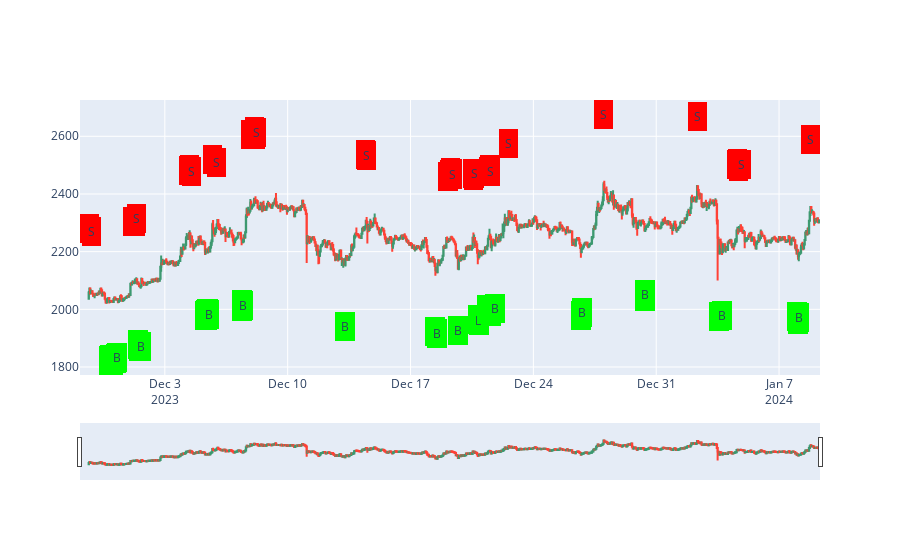

Notebook source saved alongside this figure:
### Code cell
#fig2.update_layout(yaxis_range=[0,500])
fig2.show()

### Figure 1 — Plotly figure (JSON) as saved in the notebook; plotly's stock layout.template omitted (floating-point values rounded to 4 significant figures; data arrays with more than 128 entries replaced by an {"elided": "..."} marker saying what was removed)
{"data": [{"close": {"elided": "1000 float values"}, "high": {"elided": "1000 float values"}, "low": {"elided": "1000 float values"}, "open": {"elided": "1000 float values"}, "type": "candlestick", "x": {"elided": "1000 str values"}}], "layout": {"annotations": [{"arrowhead": 1, "bgcolor": "#00ff00", "bordercolor": "#00ff00", "borderpad": 4, "borderwidth": 2, "showarrow": false, "text": "B", "x": "2023-11-29T20:00:00", "y": 1824.0}, {"arrowhead": 1, "bgcolor": "#00ff00", "bordercolor": "#00ff00", "borderpad": 4, "borderwidth": 2, "showarrow": false, "text": "B", "x": "2023-11-29T21:00:00", "y": 1826.0}, {"arrowhead": 1, "bgcolor": "#00ff00", "bordercolor": "#00ff00", "borderpad": 4, "borderwidth": 2, "showarrow": false, "text": "B", "x": "2023-11-29T22:00:00", "y": 1826.0}, {"arrowhead": 1, "bgcolor": "#00ff00", "bordercolor": "#00ff00", "borderpad": 4, "borderwidth": 2, "showarrow": false, "text": "B", "x": "2023-11-29T23:00:00", "y": 1826.0}, {"arrowhead": 1, "bgcolor": "#00ff00", "bordercolor": "#00ff00", "borderpad": 4, "borderwidth": 2, "showarrow": false, "text": "B", "x": "2023-11-30T00:00:00", "y": 1824.0}, {"arrowhead": 1, "bgcolor": "#00ff00", "bordercolor": "#00ff00", "borderpad": 4, "borderwidth": 2, "showarrow": false, "text": "B", "x": "2023-11-30T01:00:00", "y": 1823.0}, {"arrowhead": 1, "bgcolor": "#00ff00", "bordercolor": "#00ff00", "borderpad": 4, "borderwidth": 2, "showarrow": false, "text": "B", "x": "2023-11-30T05:00:00", "y": 1831.0}, {"arrowhead": 1, "bgcolor": "#00ff00", "bordercolor": "#00ff00", "borderpad": 4, "borderwidth": 2, "showarrow": false, "text": "B", "x": "2023-11-30T06:00:00", "y": 1831.0}, {"arrowhead": 1, "bgcolor": "#00ff00", "bordercolor": "#00ff00", "borderpad": 4, "borderwidth": 2, "showarrow": false, "text": "B", "x": "2023-12-01T12:00:00", "y": 1879.0}, {"arrowhead": 1, "bgcolor": "#00ff00", "bordercolor": "#00ff00", "borderpad": 4, "borderwidth": 2, "showarrow": false, "text": "B", "x": "2023-12-01T13:00:00", "y": 1873.0}, {"arrowhead": 1, "bgcolor": "#00ff00", "bordercolor": "#00ff00", "borderpad": 4, "borderwidth": 2, "showarrow": false, "text": "B", "x": "2023-12-01T14:00:00", "y": 1871.0}, {"arrowhead": 1, "bgcolor": "#00ff00", "bordercolor": "#00ff00", "borderpad": 4, "borderwidth": 2, "showarrow": false, "text": "B", "x": "2023-12-01T15:00:00", "y": 1872.0}, {"arrowhead": 1, "bgcolor": "#00ff00", "bordercolor": "#00ff00", "borderpad": 4, "borderwidth": 2, "showarrow": false, "text": "B", "x": "2023-12-05T07:00:00", "y": 1980.0}, {"arrowhead": 1, "bgcolor": "#00ff00", "bordercolor": "#00ff00", "borderpad": 4, "borderwidth": 2, "showarrow": false, "text": "B", "x": "2023-12-05T08:00:00", "y": 1981.0}, {"arrowhead": 1, "bgcolor": "#00ff00", "bordercolor": "#00ff00", "borderpad": 4, "borderwidth": 2, "showarrow": false, "text": "B", "x": "2023-12-05T09:00:00", "y": 1987.0}, {"arrowhead": 1, "bgcolor": "#00ff00", "bordercolor": "#00ff00", "borderpad": 4, "borderwidth": 2, "showarrow": false, "text": "B", "x": "2023-12-05T10:00:00", "y": 1978.0}, {"arrowhead": 1, "bgcolor": "#00ff00", "bordercolor": "#00ff00", "borderpad": 4, "borderwidth": 2, "showarrow": false, "text": "B", "x": "2023-12-05T11:00:00", "y": 1984.0}, {"arrowhead": 1, "bgcolor": "#00ff00", "bordercolor": "#00ff00", "borderpad": 4, "borderwidth": 2, "showarrow": false, "text": "B", "x": "2023-12-05T13:00:00", "y": 1981.0}, {"arrowhead": 1, "bgcolor": "#00ff00", "bordercolor": "#00ff00", "borderpad": 4, "borderwidth": 2, "showarrow": false, "text": "B", "x": "2023-12-07T09:00:00", "y": 2017.0}, {"arrowhead": 1, "bgcolor": "#00ff00", "bordercolor": "#00ff00", "borderpad": 4, "borderwidth": 2, "showarrow": false, "text": "B", "x": "2023-12-07T10:00:00", "y": 2009.0}, {"arrowhead": 1, "bgcolor": "#00ff00", "bordercolor": "#00ff00", "borderpad": 4, "borderwidth": 2, "showarrow": false, "text": "B", "x": "2023-12-07T11:00:00", "y": 2012.0}, {"arrowhead": 1, "bgcolor": "#00ff00", "bordercolor": "#00ff00", "borderpad": 4, "borderwidth": 2, "showarrow": false, "text": "B", "x": "2023-12-13T06:00:00", "y": 1939.0}, {"arrowhead": 1, "bgcolor": "#00ff00", "bordercolor": "#00ff00", "borderpad": 4, "borderwidth": 2, "showarrow": false, "text": "B", "x": "2023-12-18T10:00:00", "y": 1923.0}, {"arrowhead": 1, "bgcolor": "#00ff00", "bordercolor": "#00ff00", "borderpad": 4, "borderwidth": 2, "showarrow": false, "text": "B", "x": "2023-12-18T12:00:00", "y": 1915.0}, {"arrowhead": 1, "bgcolor": "#00ff00", "bordercolor": "#00ff00", "borderpad": 4, "borderwidth": 2, "showarrow": false, "text": "B", "x": "2023-12-19T17:00:00", "y": 1927.0}, {"arrowhead": 1, "bgcolor": "#00ff00", "bordercolor": "#00ff00", "borderpad": 4, "borderwidth": 2, "showarrow": false, "text": "B", "x": "2023-12-20T20:00:00", "y": 1965.0}, {"arrowhead": 1, "bgcolor": "#00ff00", "bordercolor": "#00ff00", "borderpad": 4, "borderwidth": 2, "showarrow": false, "text": "B", "x": "2023-12-20T21:00:00", "y": 1962.0}, {"arrowhead": 1, "bgcolor": "#00ff00", "bordercolor": "#00ff00", "borderpad": 4, "borderwidth": 2, "showarrow": false, "text": "B", "x": "2023-12-21T09:00:00", "y": 1998.0}, {"arrowhead": 1, "bgcolor": "#00ff00", "bordercolor": "#00ff00", "borderpad": 4, "borderwidth": 2, "showarrow": false, "text": "B", "x": "2023-12-21T14:00:00", "y": 1994.0}, {"arrowhead": 1, "bgcolor": "#00ff00", "bordercolor": "#00ff00", "borderpad": 4, "borderwidth": 2, "showarrow": false, "text": "B", "x": "2023-12-21T19:00:00", "y": 2003.0}, {"arrowhead": 1, "bgcolor": "#00ff00", "bordercolor": "#00ff00", "borderpad": 4, "borderwidth": 2, "showarrow": false, "text": "B", "x": "2023-12-26T17:00:00", "y": 1979.0}, {"arrowhead": 1, "bgcolor": "#00ff00", "bordercolor": "#00ff00", "borderpad": 4, "borderwidth": 2, "showarrow": false, "text": "B", "x": "2023-12-26T18:00:00", "y": 1989.0}, {"arrowhead": 1, "bgcolor": "#00ff00", "bordercolor": "#00ff00", "borderpad": 4, "borderwidth": 2, "showarrow": false, "text": "B", "x": "2023-12-30T08:00:00", "y": 2046.0}, {"arrowhead": 1, "bgcolor": "#00ff00", "bordercolor": "#00ff00", "borderpad": 4, "borderwidth": 2, "showarrow": false, "text": "B", "x": "2023-12-30T09:00:00", "y": 2050.0}, {"arrowhead": 1, "bgcolor": "#00ff00", "bordercolor": "#00ff00", "borderpad": 4, "borderwidth": 2, "showarrow": false, "text": "B", "x": "2024-01-03T14:00:00", "y": 1974.0}, {"arrowhead": 1, "bgcolor": "#00ff00", "bordercolor": "#00ff00", "borderpad": 4, "borderwidth": 2, "showarrow": false, "text": "B", "x": "2024-01-03T18:00:00", "y": 1978.0}, {"arrowhead": 1, "bgcolor": "#00ff00", "bordercolor": "#00ff00", "borderpad": 4, "borderwidth": 2, "showarrow": false, "text": "B", "x": "2024-01-08T00:00:00", "y": 1975.0}, {"arrowhead": 1, "bgcolor": "#00ff00", "bordercolor": "#00ff00", "borderpad": 4, "borderwidth": 2, "showarrow": false, "text": "B", "x": "2024-01-08T02:00:00", "y": 1965.0}, {"arrowhead": 1, "bgcolor": "#00ff00", "bordercolor": "#00ff00", "borderpad": 4, "borderwidth": 2, "showarrow": false, "text": "B", "x": "2024-01-08T03:00:00", "y": 1972.0}, {"arrowhead": 1, "bgcolor": "#ff0000", "bordercolor": "#ff0000", "borderpad": 4, "borderwidth": 2, "showarrow": false, "text": "S", "x": "2023-11-28T17:00:00", "y": 2279.0}, {"arrowhead": 1, "bgcolor": "#ff0000", "bordercolor": "#ff0000", "borderpad": 4, "borderwidth": 2, "showarrow": false, "text": "S", "x": "2023-11-28T20:00:00", "y": 2269.0}, {"arrowhead": 1, "bgcolor": "#ff0000", "bordercolor": "#ff0000", "borderpad": 4, "borderwidth": 2, "showarrow": false, "text": "S", "x": "2023-12-01T04:00:00", "y": 2304.0}, {"arrowhead": 1, "bgcolor": "#ff0000", "bordercolor": "#ff0000", "borderpad": 4, "borderwidth": 2, "showarrow": false, "text": "S", "x": "2023-12-01T08:00:00", "y": 2303.0}, {"arrowhead": 1, "bgcolor": "#ff0000", "bordercolor": "#ff0000", "borderpad": 4, "borderwidth": 2, "showarrow": false, "text": "S", "x": "2023-12-01T09:00:00", "y": 2315.0}, {"arrowhead": 1, "bgcolor": "#ff0000", "bordercolor": "#ff0000", "borderpad": 4, "borderwidth": 2, "showarrow": false, "text": "S", "x": "2023-12-04T08:00:00", "y": 2480.0}, {"arrowhead": 1, "bgcolor": "#ff0000", "bordercolor": "#ff0000", "borderpad": 4, "borderwidth": 2, "showarrow": false, "text": "S", "x": "2023-12-04T10:00:00", "y": 2486.0}, {"arrowhead": 1, "bgcolor": "#ff0000", "bordercolor": "#ff0000", "borderpad": 4, "borderwidth": 2, "showarrow": false, "text": "S", "x": "2023-12-04T12:00:00", "y": 2478.0}, {"arrowhead": 1, "bgcolor": "#ff0000", "bordercolor": "#ff0000", "borderpad": 4, "borderwidth": 2, "showarrow": false, "text": "S", "x": "2023-12-05T17:00:00", "y": 2521.0}, {"arrowhead": 1, "bgcolor": "#ff0000", "bordercolor": "#ff0000", "borderpad": 4, "borderwidth": 2, "showarrow": false, "text": "S", "x": "2023-12-05T22:00:00", "y": 2510.0}, {"arrowhead": 1, "bgcolor": "#ff0000", "bordercolor": "#ff0000", "borderpad": 4, "borderwidth": 2, "showarrow": false, "text": "S", "x": "2023-12-07T21:00:00", "y": 2606.0}, {"arrowhead": 1, "bgcolor": "#ff0000", "bordercolor": "#ff0000", "borderpad": 4, "borderwidth": 2, "showarrow": false, "text": "S", "x": "2023-12-08T02:00:00", "y": 2616.0}, {"arrowhead": 1, "bgcolor": "#ff0000", "bordercolor": "#ff0000", "borderpad": 4, "borderwidth": 2, "showarrow": false, "text": "S", "x": "2023-12-08T03:00:00", "y": 2613.0}, {"arrowhead": 1, "bgcolor": "#ff0000", "bordercolor": "#ff0000", "borderpad": 4, "borderwidth": 2, "showarrow": false, "text": "S", "x": "2023-12-08T04:00:00", "y": 2606.0}, {"arrowhead": 1, "bgcolor": "#ff0000", "bordercolor": "#ff0000", "borderpad": 4, "borderwidth": 2, "showarrow": false, "text": "S", "x": "2023-12-08T05:00:00", "y": 2614.0}, {"arrowhead": 1, "bgcolor": "#ff0000", "bordercolor": "#ff0000", "borderpad": 4, "borderwidth": 2, "showarrow": false, "text": "S", "x": "2023-12-08T06:00:00", "y": 2612.0}, {"arrowhead": 1, "bgcolor": "#ff0000", "bordercolor": "#ff0000", "borderpad": 4, "borderwidth": 2, "showarrow": false, "text": "S", "x": "2023-12-14T11:00:00", "y": 2538.0}, {"arrowhead": 1, "bgcolor": "#ff0000", "bordercolor": "#ff0000", "borderpad": 4, "borderwidth": 2, "showarrow": false, "text": "S", "x": "2023-12-14T12:00:00", "y": 2533.0}, {"arrowhead": 1, "bgcolor": "#ff0000", "bordercolor": "#ff0000", "borderpad": 4, "borderwidth": 2, "showarrow": false, "text": "S", "x": "2023-12-19T03:00:00", "y": 2461.0}, {"arrowhead": 1, "bgcolor": "#ff0000", "bordercolor": "#ff0000", "borderpad": 4, "borderwidth": 2, "showarrow": false, "text": "S", "x": "2023-12-19T04:00:00", "y": 2461.0}, {"arrowhead": 1, "bgcolor": "#ff0000", "bordercolor": "#ff0000", "borderpad": 4, "borderwidth": 2, "showarrow": false, "text": "S", "x": "2023-12-19T05:00:00", "y": 2468.0}, {"arrowhead": 1, "bgcolor": "#ff0000", "bordercolor": "#ff0000", "borderpad": 4, "borderwidth": 2, "showarrow": false, "text": "S", "x": "2023-12-19T06:00:00", "y": 2467.0}, {"arrowhead": 1, "bgcolor": "#ff0000", "bordercolor": "#ff0000", "borderpad": 4, "borderwidth": 2, "showarrow": false, "text": "S", "x": "2023-12-19T07:00:00", "y": 2473.0}, {"arrowhead": 1, "bgcolor": "#ff0000", "bordercolor": "#ff0000", "borderpad": 4, "borderwidth": 2, "showarrow": false, "text": "S", "x": "2023-12-19T08:00:00", "y": 2472.0}, {"arrowhead": 1, "bgcolor": "#ff0000", "bordercolor": "#ff0000", "borderpad": 4, "borderwidth": 2, "showarrow": false, "text": "S", "x": "2023-12-19T09:00:00", "y": 2469.0}, {"arrowhead": 1, "bgcolor": "#ff0000", "bordercolor": "#ff0000", "borderpad": 4, "borderwidth": 2, "showarrow": false, "text": "S", "x": "2023-12-19T10:00:00", "y": 2466.0}, {"arrowhead": 1, "bgcolor": "#ff0000", "bordercolor": "#ff0000", "borderpad": 4, "borderwidth": 2, "showarrow": false, "text": "S", "x": "2023-12-20T13:00:00", "y": 2473.0}, {"arrowhead": 1, "bgcolor": "#ff0000", "bordercolor": "#ff0000", "borderpad": 4, "borderwidth": 2, "showarrow": false, "text": "S", "x": "2023-12-20T14:00:00", "y": 2465.0}, {"arrowhead": 1, "bgcolor": "#ff0000", "bordercolor": "#ff0000", "borderpad": 4, "borderwidth": 2, "showarrow": false, "text": "S", "x": "2023-12-20T15:00:00", "y": 2472.0}, {"arrowhead": 1, "bgcolor": "#ff0000", "bordercolor": "#ff0000", "borderpad": 4, "borderwidth": 2, "showarrow": false, "text": "S", "x": "2023-12-21T11:00:00", "y": 2478.0}, {"arrowhead": 1, "bgcolor": "#ff0000", "bordercolor": "#ff0000", "borderpad": 4, "borderwidth": 2, "showarrow": false, "text": "S", "x": "2023-12-21T12:00:00", "y": 2485.0}, {"arrowhead": 1, "bgcolor": "#ff0000", "bordercolor": "#ff0000", "borderpad": 4, "borderwidth": 2, "showarrow": false, "text": "S", "x": "2023-12-21T13:00:00", "y": 2477.0}, {"arrowhead": 1, "bgcolor": "#ff0000", "bordercolor": "#ff0000", "borderpad": 4, "borderwidth": 2, "showarrow": false, "text": "S", "x": "2023-12-22T14:00:00", "y": 2574.0}, {"arrowhead": 1, "bgcolor": "#ff0000", "bordercolor": "#ff0000", "borderpad": 4, "borderwidth": 2, "showarrow": false, "text": "S", "x": "2023-12-28T00:00:00", "y": 2676.0}, {"arrowhead": 1, "bgcolor": "#ff0000", "bordercolor": "#ff0000", "borderpad": 4, "borderwidth": 2, "showarrow": false, "text": "S", "x": "2024-01-02T08:00:00", "y": 2669.0}, {"arrowhead": 1, "bgcolor": "#ff0000", "bordercolor": "#ff0000", "borderpad": 4, "borderwidth": 2, "showarrow": false, "text": "S", "x": "2024-01-04T14:00:00", "y": 2501.0}, {"arrowhead": 1, "bgcolor": "#ff0000", "bordercolor": "#ff0000", "borderpad": 4, "borderwidth": 2, "showarrow": false, "text": "S", "x": "2024-01-04T15:00:00", "y": 2505.0}, {"arrowhead": 1, "bgcolor": "#ff0000", "bordercolor": "#ff0000", "borderpad": 4, "borderwidth": 2, "showarrow": false, "text": "S", "x": "2024-01-04T16:00:00", "y": 2497.0}, {"arrowhead": 1, "bgcolor": "#ff0000", "bordercolor": "#ff0000", "borderpad": 4, "borderwidth": 2, "showarrow": false, "text": "S", "x": "2024-01-04T17:00:00", "y": 2502.0}, {"arrowhead": 1, "bgcolor": "#ff0000", "bordercolor": "#ff0000", "borderpad": 4, "borderwidth": 2, "showarrow": false, "text": "S", "x": "2024-01-04T18:00:00", "y": 2501.0}, {"arrowhead": 1, "bgcolor": "#ff0000", "bordercolor": "#ff0000", "borderpad": 4, "borderwidth": 2, "showarrow": false, "text": "S", "x": "2024-01-04T19:00:00", "y": 2502.0}, {"arrowhead": 1, "bgcolor": "#ff0000", "bordercolor": "#ff0000", "borderpad": 4, "borderwidth": 2, "showarrow": false, "text": "S", "x": "2024-01-04T20:00:00", "y": 2501.0}, {"arrowhead": 1, "bgcolor": "#ff0000", "bordercolor": "#ff0000", "borderpad": 4, "borderwidth": 2, "showarrow": false, "text": "S", "x": "2024-01-08T19:00:00", "y": 2590.0}]}}
